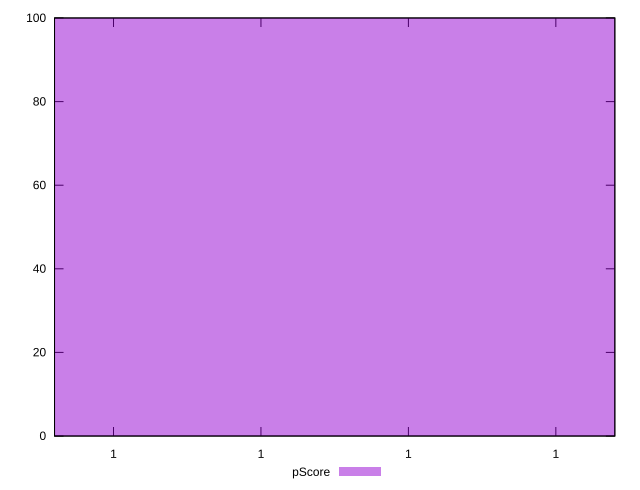

Recreate this plot in gnuplot.
reset

$pScore <<EOF
1 100
EOF

set key outside below
set boxwidth 1e-12
set xrange [0.9999999999999979:1]
set yrange [0:100]
set trange [0:100]
set style fill transparent solid 0.5 noborder
set terminal svg size 640, 490 enhanced background rgb 'white'
set output "report_00008_2021-01-22T20:58:29.167/bootup-time/samples/empty/pScore/histogram.svg"

plot $pScore title "pScore" with boxes

reset
